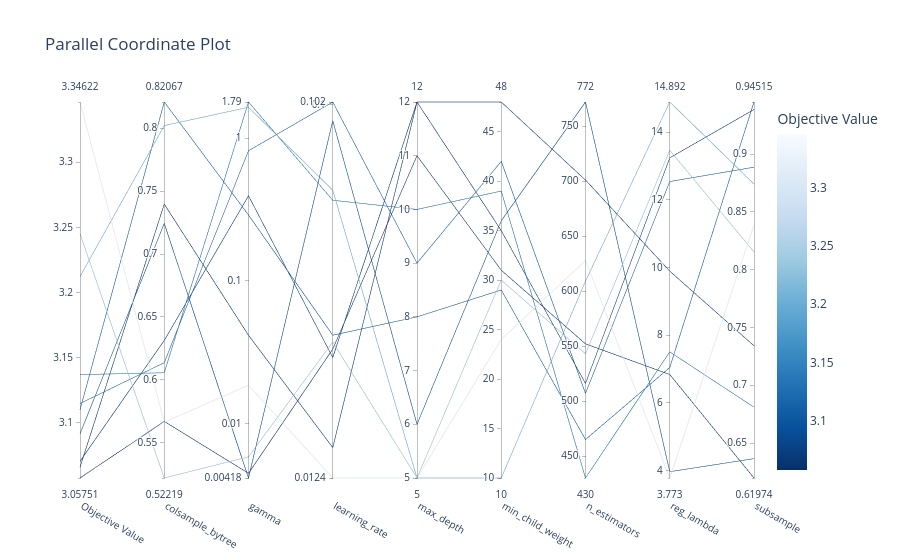

Here is the notebook cell this chart was saved with:
### Code cell
fig_parallel.show()

### Figure 1 — Plotly figure (JSON) as saved in the notebook; plotly's stock layout.template omitted (floating-point values rounded to 4 significant figures)
{"data": [{"dimensions": [{"label": "Objective Value", "range": [3.058, 3.346], "values": [3.245, 3.07, 3.058, 3.066, 3.091, 3.212, 3.115, 3.137, 3.11, 3.346]}, {"label": "colsample_bytree", "range": [0.5222, 0.8207], "values": [0.5222, 0.6314, 0.5671, 0.7396, 0.7243, 0.8019, 0.6137, 0.6057, 0.8207, 0.5664]}, {"label": "gamma", "range": [-2.379, 0.2525], "ticktext": ["0.00418", "0.01", "0.1", "1", "1.79"], "tickvals": [-2.379, -2, -1, 0, 0.2525], "values": [-2.231, -0.4037, -2.346, -1.38, -2.379, 0.2157, -0.08883, 0.2525, -0.5386, -1.729]}, {"label": "learning_rate", "range": [-1.906, -0.9935], "ticktext": ["0.0124", "0.1", "0.102"], "tickvals": [-1.906, -1, -0.9935], "values": [-1.576, -1.614, -1.593, -1.833, -1.039, -1.207, -0.9935, -1.232, -1.56, -1.906]}, {"label": "max_depth", "range": [5, 12], "values": [5, 12, 11, 12, 6, 5, 9, 10, 8, 5]}, {"label": "min_child_weight", "range": [10, 48], "values": [30, 48, 31, 35, 36, 10, 42, 39, 29, 24]}, {"label": "n_estimators", "range": [430, 772], "values": [543, 701, 552, 516, 772, 609, 507, 430, 465, 628]}, {"label": "reg_lambda", "range": [3.773, 14.89], "values": [13.47, 9.89, 6.833, 13.24, 3.959, 14.89, 12.54, 7.502, 7.041, 3.773]}, {"label": "subsample", "range": [0.6197, 0.9451], "values": [0.8154, 0.7341, 0.6197, 0.9387, 0.6365, 0.8742, 0.8887, 0.681, 0.9451, 0.8386]}], "labelangle": 30, "labelside": "bottom", "line": {"color": [3.245, 3.07, 3.058, 3.066, 3.091, 3.212, 3.115, 3.137, 3.11, 3.346], "colorbar": {"title": {"text": "Objective Value"}}, "colorscale": [[0, "rgb(247,251,255)"], [0.125, "rgb(222,235,247)"], [0.25, "rgb(198,219,239)"], [0.375, "rgb(158,202,225)"], [0.5, "rgb(107,174,214)"], [0.625, "rgb(66,146,198)"], [0.75, "rgb(33,113,181)"], [0.875, "rgb(8,81,156)"], [1, "rgb(8,48,107)"]], "reversescale": true, "showscale": true}, "type": "parcoords"}], "layout": {"title": {"text": "Parallel Coordinate Plot"}}}
